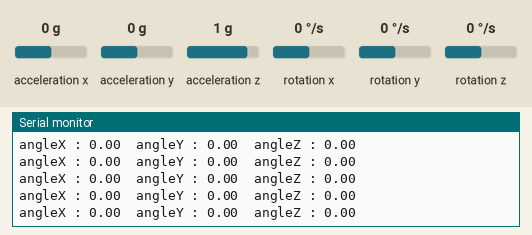
The sketch below on a simulated Arduino Uno, built with avr-gcc and run on an emulated ATmega328P. Parts: the last lines printed to the serial monitor. Inputs (shaded band) come from the test bench; at power-on: acceleration x 0 g, acceleration y 0 g, rotation z 0 °/s, acceleration z 1 g, rotation x 0 °/s, rotation y 0 °/s.

Above: at 4.2 s.
4.3 s: acceleration x set to -1.4 g
At 4.42 s:
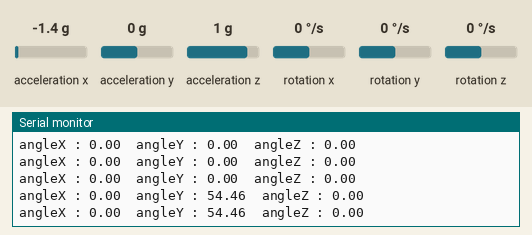
7.3 s: acceleration y set to -1.4 g
At 7.34 s:
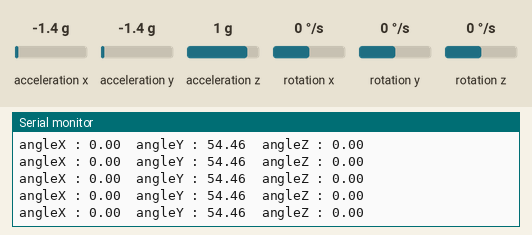
10.3 s: rotation z set to -192 °/s
At 10.33 s:
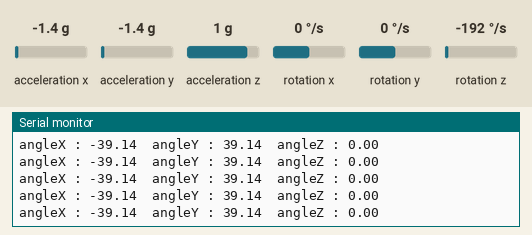
13.3 s: acceleration x set to 0.8 g
At 13.34 s:
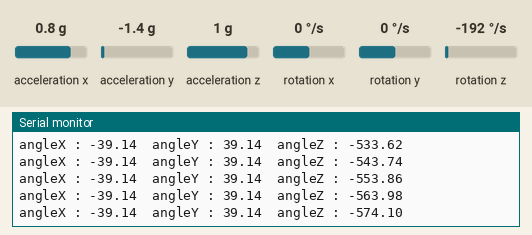
16.3 s: acceleration y set to 0 g
At 16.32 s:
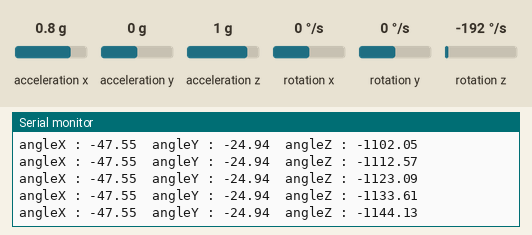
19.3 s: acceleration x set to 0 g
At 19.3 s:
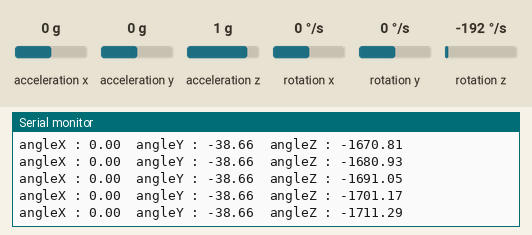
Timing chart, 0 to 22.3 s (numbered marks = the images above; inputs shaded):
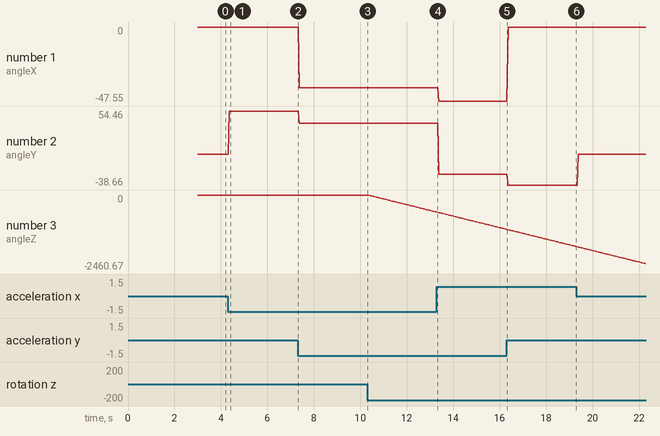

Measured:
- after the input at 4.3 s, the serial monitor: prints a new line after 0.06 s (image 1)
- plotted number 1: 0 → -39.14 after the input at 7.3 s
- plotted number 2: 0 → 54.46 after the input at 4.3 s, 54.46 → 39.14 after the input at 7.3 s
- plotted number 3: 0 → -563.98 after the input at 10.3 s

The sketch:

MPU-6050_II.ino
```cpp
#include <MPU6050_tockn.h>
#include <Wire.h>

MPU6050 mpu6050(Wire);

long timer = 0;

void setup() {
  Serial.begin(9600);
  Wire.begin();
  mpu6050.begin();
  mpu6050.calcGyroOffsets(true);
}

void loop() {
  mpu6050.update();

  if(millis() - timer > 10){
    Serial.print("angleX : ");Serial.print(mpu6050.getAngleX());
    Serial.print("\tangleY : ");Serial.print(mpu6050.getAngleY());
    Serial.print("\tangleZ : ");Serial.println(mpu6050.getAngleZ());
    Serial.println("");
    timer = millis();
  }
}
```
